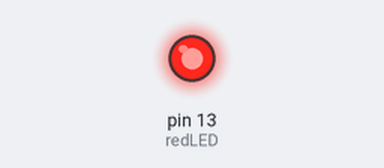
Simulated run of this sketch. Board: Arduino Uno, built with avr-gcc and run on an emulated ATmega328P. Shown: output pins drawn as LEDs (lit = HIGH).

Above: at 1.4 s.
At 5.8 s:
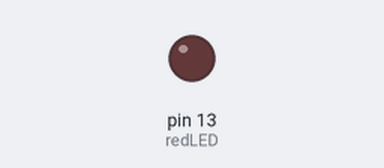
Timing chart, 0 to 8.3 s (numbered marks = the images above):
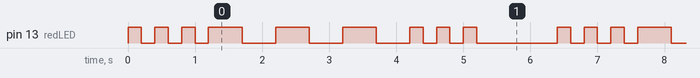

The sketch:

BareMinimum_dotdot.ino
```cpp
int jj = 1;
const int redLED = 13;
const int myS = 200;
const int myO = 500;
const int oneDone = 1000;

void setup() {
  // put your setup code here, to run once:
  pinMode(redLED,OUTPUT);
}

void loop() {
  // put your main code here, to run repeatedly:
  if(jj == 1 || jj == 3){
    for(int ii = 0;ii<3;ii++){
      digitalWrite(redLED,HIGH);
      delay(myS);
      digitalWrite(redLED,LOW);
      delay(myS);
    }
    if(jj == 3){
      jj = 0;
      delay(oneDone);
    }
  }
  else if (jj == 2){
    for(int ii = 0;ii<3;ii++){
      digitalWrite(redLED,HIGH);
      delay(myO);
      digitalWrite(redLED,LOW);
      delay(myO);
  }}
  jj++;
}
```

Measured:
- by itself, pin 13 (redLED): repeats every 6.4 s: 2 × (LOW 0.20 s, HIGH 0.20 s), LOW 0.20 s, 3 × (HIGH 0.50 s, LOW 0.50 s), 2 × (HIGH 0.20 s, LOW 0.20 s), HIGH 0.20 s, LOW 1.2 s, HIGH 0.20 s
- by itself, everything shown: repeats every 6.4 s, in 18 steps
